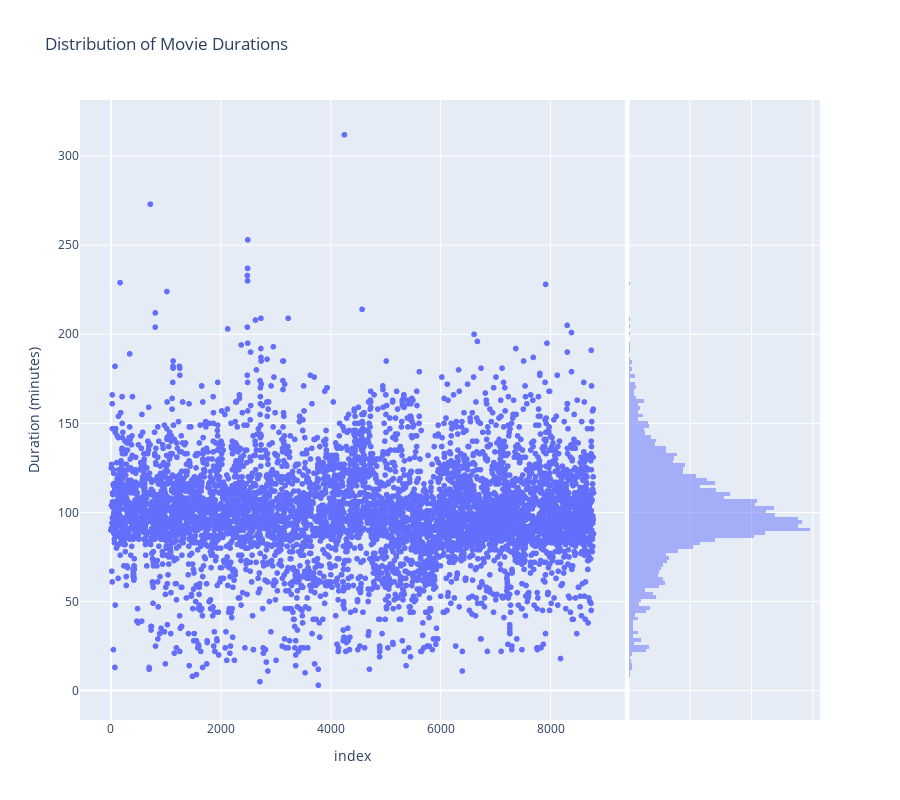

Notebook cell for this chart:
### Markdown cell above
Violin plots combine aspects of box plots and density plots, which helps in understanding not only the central tendency and spread of the data but also the distribution shape. This visualisation reveals the concentration and spread of movie durations and TV show seasons, highlighting common lengths and the variability in the data.

### Code cell
# Combined Scatter Plot with Marginal Distributions 
fig_movies_scatter = px.scatter(netflix_data[netflix_data['type'] == 'Movie'], y='movie_duration', 
                                title='Distribution of Movie Durations',
                                labels={'movie_duration': 'Duration (minutes)'},
                                hover_data=['title','listed_in','rating'],
                                height=800,
                                marginal_y='histogram')
pyo.iplot(fig_movies_scatter)

fig_shows_scatter = px.scatter(netflix_data[netflix_data['type'] == 'TV Show'], y='tv_seasons', 
                               title='Distribution of TV Show Seasons',
                               labels={'tv_seasons': 'Number of Seasons'},
                               hover_data=['title','listed_in','rating'],
                               height=800,
                               marginal_y='histogram')
pyo.iplot(fig_shows_scatter)

### Figure 1 — Plotly figure (JSON) as saved in the notebook; plotly's stock layout.template omitted (floating-point values rounded to 4 significant figures; data arrays with more than 128 entries replaced by an {"elided": "..."} marker saying what was removed)
{"data": [{"customdata": {"elided": "6126x3 str values"}, "hovertemplate": "index=%{x}<br>Duration (minutes)=%{y}<br>title=%{customdata[0]}<br>listed_in=%{customdata[1]}<br>rating=%{customdata[2]}<extra></extra>", "legendgroup": "", "marker": {"color": "#636efa", "symbol": "circle"}, "mode": "markers", "name": "", "showlegend": false, "type": "scattergl", "x": {"elided": "6126 int values"}, "xaxis": "x", "y": {"elided": "6126 int values"}, "yaxis": "y"}, {"alignmentgroup": "True", "bingroup": "y", "hovertemplate": "Duration (minutes)=%{y}<br>count=%{x}<extra></extra>", "legendgroup": "", "marker": {"color": "#636efa"}, "name": "", "offsetgroup": "", "opacity": 0.5, "showlegend": false, "type": "histogram", "xaxis": "x2", "y": {"elided": "6126 int values"}, "yaxis": "y2"}], "layout": {"barmode": "overlay", "height": 800, "legend": {"tracegroupgap": 0}, "title": {"text": "Distribution of Movie Durations"}, "xaxis": {"anchor": "y", "domain": [0, 0.7363], "title": {"text": "index"}}, "xaxis2": {"anchor": "y2", "domain": [0.7413, 1], "matches": "x2", "showgrid": true, "showline": false, "showticklabels": false, "ticks": ""}, "yaxis": {"anchor": "x", "domain": [0, 1], "title": {"text": "Duration (minutes)"}}, "yaxis2": {"anchor": "x2", "domain": [0, 1], "matches": "y", "showgrid": true, "showticklabels": false}}}
